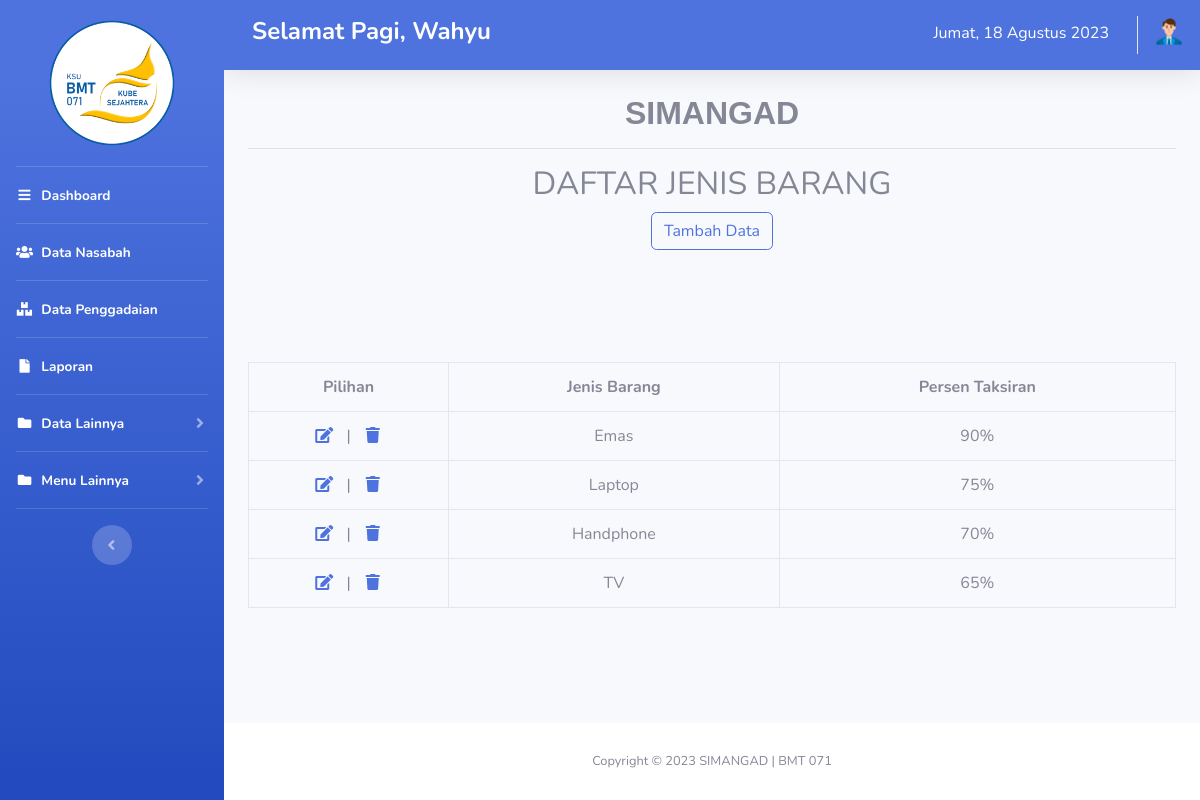
Page /index.php?page=jenis (signed in) on the committed database.
### tables this page shows
CREATE TABLE `jenis_barang` (
  `id_jenis` int(11) NOT NULL,
  `jenis_barang` varchar(10) NOT NULL,
  `persen_taksiran` int(11) NOT NULL
);

### barang_lis.php (the view, shortened to what this page needs)
<h2 align="center">DAFTAR JENIS BARANG</h2>
<p align="center"><a href="index.php?page=fbarang" role="button" type="button" class="btn btn-outline-primary">Tambah Data</a></p>
<table width="900px" border="1" align="center" class="table table-bordered">
	<tr align="center">
		<th>Pilihan</th>
		<th>Jenis Barang</th>
		<th>Persen Taksiran</th>
	</tr>
	<?php
	if (isset($_POST['filter'])) {
		$cari = $_POST['cari'];
		$result = $dbConn->query("select * from jenis_barang where id_jenis like '%$cari%' or jenis_barang like '%$cari%' ");
	} else {
		$result = $dbConn->query("SELECT * FROM jenis_barang order by persen_taksiran desc");
	}
	while ($row = $result->fetch(PDO::FETCH_ASSOC)) {
	?>
		<tr align="center">
			<br>
			<td align="center" width="200px">
				<a href="index.php?updatebarang=<?php echo $row['id_jenis'] ?>">
					<i class="fas fa-fw fa-edit mr-2"></i>
				</a>|
				<a href="barang_hapus.php?id=<?php echo $row['id_jenis'] ?>" onclick="return confirm('Anda yakin ingin menghapus data ini?')">
					<i class="fas fa-fw fa-trash ml-2"></i>
				</a>
			</td>
			<td>
				<?php echo $row['jenis_barang']; ?>
			</td>
			<td>
				<?php echo $row['persen_taksiran']; ?>%
			</td>
		</tr>
	<?php
	}
	?>
</table>

### rows in the picture
jenis_barang: jenis_barang "Emas", persen_taksiran "90"
jenis_barang: jenis_barang "Laptop", persen_taksiran "75"
jenis_barang: jenis_barang "Handphone", persen_taksiran "70"
jenis_barang: jenis_barang "TV", persen_taksiran "65"

### other values in the picture
$_SESSION['admin']['nama_admin'] "Wahyu"
